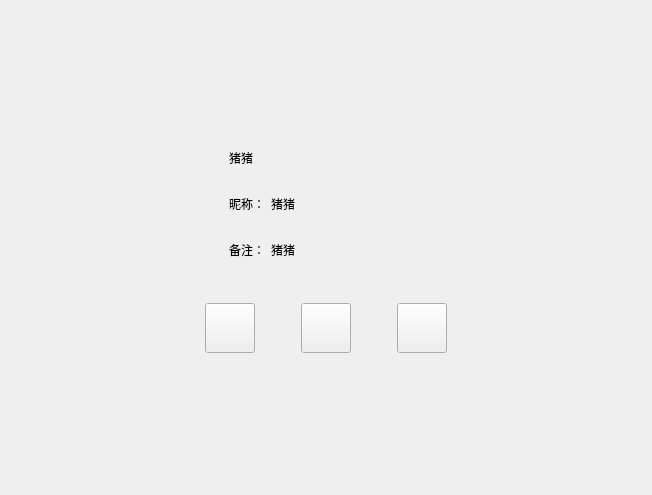
<?xml version="1.0" encoding="UTF-8"?>
<ui version="4.0">
 <class>FriendInfoPage</class>
 <widget class="QWidget" name="FriendInfoPage">
  <property name="geometry">
   <rect>
    <x>0</x>
    <y>0</y>
    <width>652</width>
    <height>495</height>
   </rect>
  </property>
  <property name="windowTitle">
   <string>Form</string>
  </property>
  <layout class="QVBoxLayout" name="verticalLayout">
   <property name="leftMargin">
    <number>120</number>
   </property>
   <property name="topMargin">
    <number>120</number>
   </property>
   <property name="rightMargin">
    <number>120</number>
   </property>
   <property name="bottomMargin">
    <number>120</number>
   </property>
   <item>
    <widget class="QWidget" name="widget" native="true">
     <layout class="QHBoxLayout" name="horizontalLayout">
      <item>
       <widget class="QLabel" name="icon_lb">
        <property name="minimumSize">
         <size>
          <width>85</width>
          <height>85</height>
         </size>
        </property>
        <property name="maximumSize">
         <size>
          <width>85</width>
          <height>85</height>
         </size>
        </property>
        <property name="text">
         <string/>
        </property>
       </widget>
      </item>
      <item>
       <widget class="QWidget" name="widget_3" native="true">
        <layout class="QVBoxLayout" name="verticalLayout_2">
         <item>
          <widget class="QWidget" name="widget_4" native="true">
           <property name="minimumSize">
            <size>
             <width>0</width>
             <height>40</height>
            </size>
           </property>
           <property name="maximumSize">
            <size>
             <width>16777215</width>
             <height>40</height>
            </size>
           </property>
           <layout class="QHBoxLayout" name="horizontalLayout_2">
            <property name="leftMargin">
             <number>0</number>
            </property>
            <property name="topMargin">
             <number>0</number>
            </property>
            <property name="rightMargin">
             <number>0</number>
            </property>
            <property name="bottomMargin">
             <number>0</number>
            </property>
            <item>
             <widget class="QLabel" name="name_lb">
              <property name="minimumSize">
               <size>
                <width>40</width>
                <height>0</height>
               </size>
              </property>
              <property name="maximumSize">
               <size>
                <width>16777215</width>
                <height>16777215</height>
               </size>
              </property>
              <property name="text">
               <string>猪猪</string>
              </property>
             </widget>
            </item>
            <item>
             <widget class="QLabel" name="sex_lb">
              <property name="minimumSize">
               <size>
                <width>40</width>
                <height>40</height>
               </size>
              </property>
              <property name="maximumSize">
               <size>
                <width>40</width>
                <height>40</height>
               </size>
              </property>
              <property name="text">
               <string/>
              </property>
             </widget>
            </item>
            <item>
             <spacer name="horizontalSpacer">
              <property name="orientation">
               <enum>Qt::Horizontal</enum>
              </property>
              <property name="sizeHint" stdset="0">
               <size>
                <width>40</width>
                <height>20</height>
               </size>
              </property>
             </spacer>
            </item>
           </layout>
          </widget>
         </item>
         <item>
          <widget class="QWidget" name="widget_2" native="true">
           <property name="minimumSize">
            <size>
             <width>0</width>
             <height>40</height>
            </size>
           </property>
           <property name="maximumSize">
            <size>
             <width>16777215</width>
             <height>40</height>
            </size>
           </property>
           <layout class="QHBoxLayout" name="horizontalLayout_3">
            <property name="leftMargin">
             <number>0</number>
            </property>
            <property name="topMargin">
             <number>0</number>
            </property>
            <property name="rightMargin">
             <number>0</number>
            </property>
            <property name="bottomMargin">
             <number>0</number>
            </property>
            <item>
             <widget class="QLabel" name="nick_tip">
              <property name="minimumSize">
               <size>
                <width>0</width>
                <height>30</height>
               </size>
              </property>
              <property name="maximumSize">
               <size>
                <width>50</width>
                <height>30</height>
               </size>
              </property>
              <property name="text">
               <string>昵称：</string>
              </property>
             </widget>
            </item>
            <item>
             <widget class="QLabel" name="nick_lb">
              <property name="text">
               <string>猪猪</string>
              </property>
             </widget>
            </item>
            <item>
             <spacer name="horizontalSpacer_2">
              <property name="orientation">
               <enum>Qt::Horizontal</enum>
              </property>
              <property name="sizeHint" stdset="0">
               <size>
                <width>40</width>
                <height>20</height>
               </size>
              </property>
             </spacer>
            </item>
           </layout>
          </widget>
         </item>
         <item>
          <widget class="QWidget" name="widget_5" native="true">
           <property name="minimumSize">
            <size>
             <width>0</width>
             <height>40</height>
            </size>
           </property>
           <property name="maximumSize">
            <size>
             <width>16777215</width>
             <height>40</height>
            </size>
           </property>
           <layout class="QHBoxLayout" name="horizontalLayout_4">
            <property name="leftMargin">
             <number>0</number>
            </property>
            <property name="topMargin">
             <number>0</number>
            </property>
            <property name="rightMargin">
             <number>0</number>
            </property>
            <property name="bottomMargin">
             <number>0</number>
            </property>
            <item>
             <widget class="QLabel" name="bak_tip">
              <property name="minimumSize">
               <size>
                <width>0</width>
                <height>30</height>
               </size>
              </property>
              <property name="maximumSize">
               <size>
                <width>50</width>
                <height>30</height>
               </size>
              </property>
              <property name="text">
               <string>备注：</string>
              </property>
             </widget>
            </item>
            <item>
             <widget class="QLabel" name="bak_lb">
              <property name="text">
               <string>猪猪</string>
              </property>
             </widget>
            </item>
            <item>
             <spacer name="horizontalSpacer_7">
              <property name="orientation">
               <enum>Qt::Horizontal</enum>
              </property>
              <property name="sizeHint" stdset="0">
               <size>
                <width>40</width>
                <height>20</height>
               </size>
              </property>
             </spacer>
            </item>
           </layout>
          </widget>
         </item>
        </layout>
       </widget>
      </item>
     </layout>
    </widget>
   </item>
   <item>
    <widget class="QWidget" name="widget_6" native="true">
     <layout class="QHBoxLayout" name="horizontalLayout_5">
      <item>
       <spacer name="horizontalSpacer_3">
        <property name="orientation">
         <enum>Qt::Horizontal</enum>
        </property>
        <property name="sizeHint" stdset="0">
         <size>
          <width>40</width>
          <height>20</height>
         </size>
        </property>
       </spacer>
      </item>
      <item>
       <widget class="ClickedBtn" name="msg_chat">
        <property name="minimumSize">
         <size>
          <width>50</width>
          <height>50</height>
         </size>
        </property>
        <property name="maximumSize">
         <size>
          <width>50</width>
          <height>50</height>
         </size>
        </property>
        <property name="text">
         <string/>
        </property>
       </widget>
      </item>
      <item>
       <spacer name="horizontalSpacer_5">
        <property name="orientation">
         <enum>Qt::Horizontal</enum>
        </property>
        <property name="sizeType">
         <enum>QSizePolicy::Fixed</enum>
        </property>
        <property name="sizeHint" stdset="0">
         <size>
          <width>40</width>
          <height>20</height>
         </size>
        </property>
       </spacer>
      </item>
      <item>
       <widget class="ClickedBtn" name="voice_chat">
        <property name="minimumSize">
         <size>
          <width>50</width>
          <height>50</height>
         </size>
        </property>
        <property name="maximumSize">
         <size>
          <width>50</width>
          <height>50</height>
         </size>
        </property>
        <property name="text">
         <string/>
        </property>
       </widget>
      </item>
      <item>
       <spacer name="horizontalSpacer_6">
        <property name="orientation">
         <enum>Qt::Horizontal</enum>
        </property>
        <property name="sizeType">
         <enum>QSizePolicy::Fixed</enum>
        </property>
        <property name="sizeHint" stdset="0">
         <size>
          <width>40</width>
          <height>20</height>
         </size>
        </property>
       </spacer>
      </item>
      <item>
       <widget class="ClickedBtn" name="video_chat">
        <property name="minimumSize">
         <size>
          <width>50</width>
          <height>50</height>
         </size>
        </property>
        <property name="maximumSize">
         <size>
          <width>50</width>
          <height>50</height>
         </size>
        </property>
        <property name="text">
         <string/>
        </property>
       </widget>
      </item>
      <item>
       <spacer name="horizontalSpacer_4">
        <property name="orientation">
         <enum>Qt::Horizontal</enum>
        </property>
        <property name="sizeHint" stdset="0">
         <size>
          <width>40</width>
          <height>20</height>
         </size>
        </property>
       </spacer>
      </item>
     </layout>
    </widget>
   </item>
   <item>
    <spacer name="verticalSpacer_2">
     <property name="orientation">
      <enum>Qt::Vertical</enum>
     </property>
     <property name="sizeHint" stdset="0">
      <size>
       <width>20</width>
       <height>40</height>
      </size>
     </property>
    </spacer>
   </item>
  </layout>
 </widget>
 <customwidgets>
  <customwidget>
   <class>ClickedBtn</class>
   <extends>QPushButton</extends>
   <header>clickedbtn.h</header>
  </customwidget>
 </customwidgets>
 <resources/>
 <connections/>
</ui>
